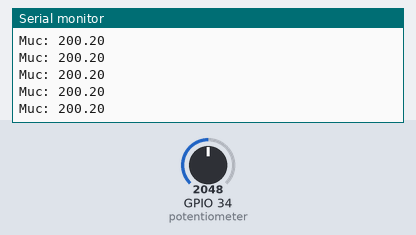
This sketch was run on a simulated ESP32. Parts: the last lines printed to the serial monitor. The test bench sets the inputs (shaded band); at power-on: GPIO 34 (potentiometer) = 2048.

Above: at 1.2 s.
1.3 s: GPIO 34 (potentiometer) set to 2866
At 1.56 s:
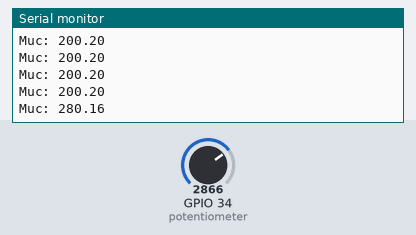
2.8 s: GPIO 34 (potentiometer) set to 3603
At 2.96 s:
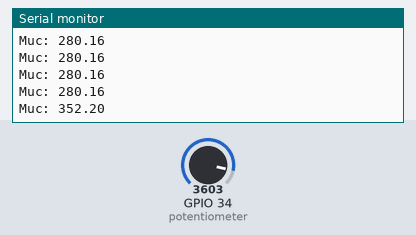
Timing chart, 0 to 5.8 s (numbered marks = the images above; inputs shaded):
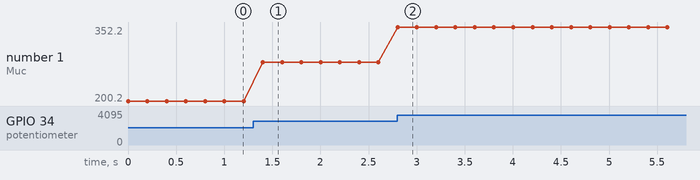

The sketch:

sketch.ino
```cpp
void setup() { Serial.begin(115200); }
void loop() {
  int raw = analogRead(34);
  float percent = raw * 100.0 / 1023.0;
  Serial.print("Muc: ");
  Serial.println(percent);
  delay(200);
}
```

Measured:
- after the input at 1.3 s, the serial monitor: prints a new line after 0.10 s (image 1)
- after the input at 2.8 s, the serial monitor: prints a new line at once (image 2)
- plotted number 1: 200.2 → 280.16 after the input at 1.3 s, 280.16 → 352.2 after the input at 2.8 s
